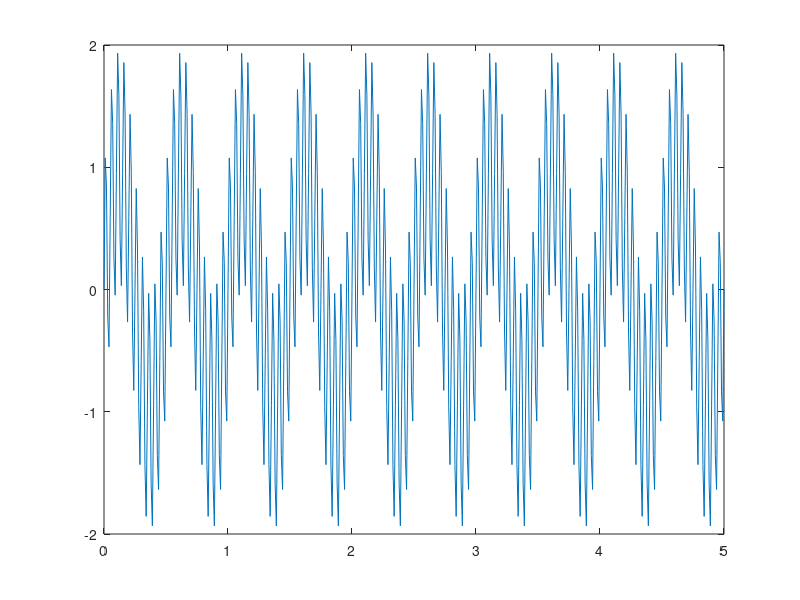

Reproduce this figure in MATLAB. (Note: this script raises an error after producing the figure.)
clc
clear
close all

M = 20;

t = 0 : 0.01 : 5;
x = sin(2*pi*2*t) + sin(2*pi*20*t);
plot(t,x)

f = 0 : 100;
for i = 1 : length(f)
    A(:,i) = sin(2*pi*f(i)*t);
end
A = [A,randn(501,400)];

sampling = randperm(length(t),M);

Phi = zeros(M,length(t));
for i = 1 : M
    Phi(i,sampling(i)) = 1;
end

a = OMP(2,Phi*x',Phi)